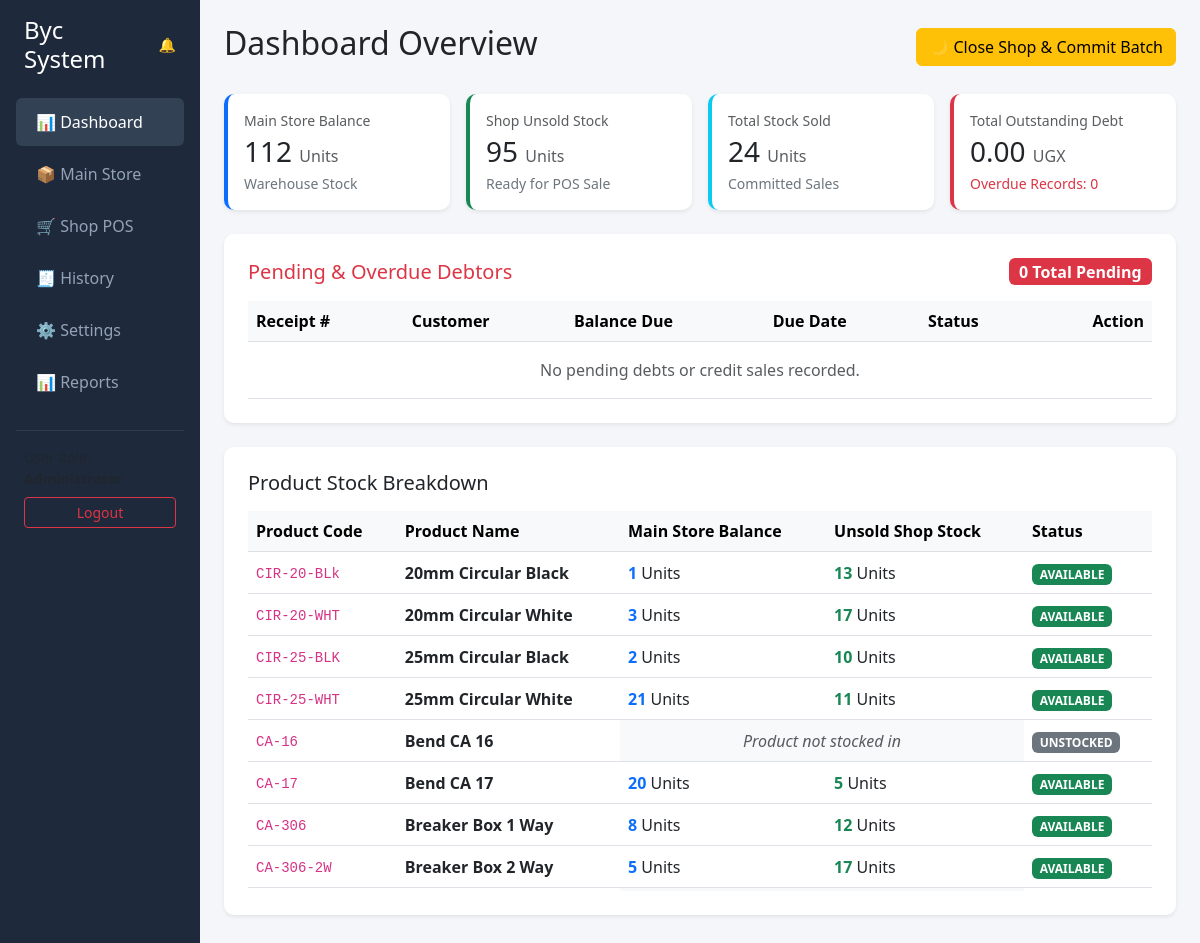
/ (signed in), run on the app's committed database.
### core/models.py (models this page shows, shortened)
class Product(models.Model):
    product_code = models.CharField(max_length=50, unique=True)
    product_name = models.CharField(max_length=150)
    category = models.CharField(max_length=100, blank=True, null=True)
    min_stock_level = models.PositiveIntegerField(default=10)
    default_unit_price = models.DecimalField(max_digits=12, decimal_places=2, default=0.00)
    created_at = models.DateTimeField(auto_now_add=True)
    @property
    def main_store_stock(self):
        total_in = self.stockin_set.aggregate(total=models.Sum('quantity'))['total'] or 0
        total_out = self.stockout_set.aggregate(total=models.Sum('quantity'))['total'] or 0
        return total_in - total_out
    @property
    def shop_stock(self):
        total_transferred = self.stockout_set.aggregate(total=models.Sum('quantity'))['total'] or 0
        total_sold = SaleItem.objects.filter(
            product=self,
            sale__is_refunded=False
        ).aggregate(total=models.Sum('quantity'))['total'] or 0
        return total_transferred - total_sold

### core/views.py (the view)
# urls.py: path('', views.dashboard_view, name='dashboard'),
@login_required
def dashboard_view(request):
    products = Product.objects.all().order_by('product_name')
    total_main_store_stock = sum(p.main_store_stock for p in products)
    total_shop_stock = sum(p.shop_stock for p in products)
    total_sales_amount = Sale.objects.filter(is_refunded=False).aggregate(total=Sum('amount_paid'))['total'] or Decimal('0.00')
    total_stock_sold = SaleItem.objects.filter(sale__is_refunded=False).aggregate(total=Sum('quantity'))['total'] or 0
    pending_sales = Sale.objects.filter(balance_due__gt=0, is_refunded=False).order_by('due_date')
    total_pending_credit = pending_sales.aggregate(total=Sum('balance_due'))['total'] or Decimal('0.00')
    overdue_count = pending_sales.filter(due_date__lt=timezone.now().date()).count()
    context = {
        'products': products,
        'total_main_store_stock': total_main_store_stock,
        'total_shop_stock': total_shop_stock,
        'total_sales_amount': total_sales_amount,
        'total_stock_sold': total_stock_sold,
        'total_pending_credit': total_pending_credit,
        'overdue_count': overdue_count,
        'pending_sales': pending_sales[:10],
    }
    return render(request, 'core/dashboard.html', context)

### core/models.py (called while the page is built)
    @property
    def is_cashier(self):
        return self.is_superuser or self.role in ['shop', 'admin']

### core/templates/core/dashboard.html (shortened to what this page needs)
{% extends 'core/base.html' %}
{% block content %}
<div class="d-flex justify-content-between align-items-center mb-4">
    <h2>Dashboard Overview</h2>
    {% if user.is_cashier %}
    <form action="{% url 'close_shop' %}" method="post">
        <button type="submit" class="btn btn-warning" onclick="return confirm('Confirm close shop for today? This will commit all daytime sales.')">🌙 Close Shop & Commit Batch</button>
    </form>
    {% endif %}
</div>
<div class="row g-3 mb-4">
    <div class="col-md-3">
        <div class="card card-kpi p-3 bg-white border-start border-primary border-4 shadow-sm">
            <span class="text-muted small">Main Store Balance</span>
            <h3 class="my-1"><span id="kpi-main-store">{{ total_main_store_stock }}</span> <small class="fs-6 text-muted">Units</small></h3>
            <span class="text-secondary small">Warehouse Stock</span>
        </div>
    </div>
    <div class="col-md-3">
        <div class="card card-kpi p-3 bg-white border-start border-success border-4 shadow-sm">
            <span class="text-muted small">Shop Unsold Stock</span>
            <h3 class="my-1"><span id="kpi-shop-stock">{{ total_shop_stock }}</span> <small class="fs-6 text-muted">Units</small></h3>
            <span class="text-secondary small">Ready for POS Sale</span>
        </div>
    </div>
    <div class="col-md-3">
        <div class="card card-kpi p-3 bg-white border-start border-info border-4 shadow-sm">
            <span class="text-muted small">Total Stock Sold</span>
            <h3 class="my-1"><span id="kpi-stock-sold">{{ total_stock_sold }}</span> <small class="fs-6 text-muted">Units</small></h3>
            <span class="text-secondary small">Committed Sales</span>
        </div>
    </div>
    <div class="col-md-3">
        <div class="card card-kpi p-3 bg-white border-start border-danger border-4 shadow-sm">
            <span class="text-muted small">Total Outstanding Debt</span>
            <h3 class="my-1"><span id="kpi-pending-credit">{{ total_pending_credit }}</span> <small class="fs-6 text-muted">UGX</small></h3>
            <span class="text-danger small">Overdue Records: <span id="kpi-overdue-count">{{ overdue_count }}</span></span>
        </div>
    </div>
</div>
<div class="card card-kpi bg-white p-4 shadow-sm mb-4">
    <div class="d-flex justify-content-between align-items-center mb-3">
        <h5 class="mb-0 text-danger">Pending & Overdue Debtors</h5>
        <span class="badge bg-danger fs-6" id="pending-count-badge">{{ pending_sales|length }} Total Pending</span>
    </div>
    <div class="table-responsive" style="max-height: 320px; overflow-y: auto;">
        <table class="table table-hover align-middle mb-0">
            <thead class="table-light" style="position: sticky; top: 0; z-index: 1;">
                <tr>
                    <th class="bg-light">Receipt #</th>
                    <th class="bg-light">Customer</th>
                    <th class="bg-light">Balance Due</th>
                    <th class="bg-light">Due Date</th>
                    <th class="bg-light">Status</th>
                    <th class="bg-light text-end">Action</th>
                </tr>
            </thead>
            <tbody id="debtors-tbody">
                {% for sale in pending_sales %}
                <tr id="debtor-row-{{ sale.id }}">
                    <td><code>{{ sale.receipt_number }}</code></td>
                    <td>
                        <strong>
                            {% if sale.customer %}
                                {{ sale.customer.name }}
                            {% elif sale.customer_name_raw %}
                                {{ sale.customer_name_raw }}
                            {% else %}
                                Walk-in Customer
                            {% endif %}
                        </strong>
                    </td>
                    <td class="fw-bold text-danger"><span class="sale-balance">{{ sale.balance_due }}</span> UGX</td>
                    <td>{{ sale.due_date|date:"d-M-Y"|default:"N/A" }}</td>
                    <td>
                        {% if sale.is_overdue %}
                            <span class="badge bg-danger">OVERDUE</span>
                        {% else %}
                            <span class="badge bg-warning text-dark">PENDING</span>
                        {% endif %}
                    </td>
                    <td class="text-end">
                        <button class="btn btn-sm btn-outline-success"
                                onclick="openPaymentModal('{{ sale.id }}', '{{ sale.receipt_number }}', '{{ sale.balance_due }}')">
                            💳 Pay Debt
                        </button>
                    </td>
                </tr>
                {% empty %}
                <tr id="no-debtors-row">
                    <td colspan="6" class="text-center text-muted py-3">No pending debts or credit sales recorded.</td>
                </tr>
                {% endfor %}
            </tbody>
        </table>
    </div>
</div>
<div class="card card-kpi bg-white p-4 shadow-sm mb-4">
    <h5 class="mb-3">Product Stock Breakdown</h5>
    <div class="table-responsive" style="max-height: 380px; overflow-y: auto;">
        <table class="table table-hover align-middle mb-0">
            <thead class="table-light" style="position: sticky; top: 0; z-index: 1;">
                <tr>
                    <th class="bg-light">Product Code</th>
                    <th class="bg-light">Product Name</th>
                    <th class="bg-light">Main Store Balance</th>
                    <th class="bg-light">Unsold Shop Stock</th>
                    <th class="bg-light">Status</th>
                </tr>
            </thead>
            <tbody id="product-stock-tbody">
                {% for product in products %}
                <tr id="product-row-{{ product.id }}">
                    <td><code>{{ product.product_code|default:"N/A" }}</code></td>
                    <td><strong>{{ product.product_name }}</strong></td>
                    {% if product.main_store_stock == 0 and product.shop_stock == 0 %}
                        <td colspan="2" class="text-center text-muted fst-italic bg-light">Product not stocked in</td>
                        <td><span class="badge bg-secondary">UNSTOCKED</span></td>
                    {% else %}
                        <td>
                            {% if product.main_store_stock > 0 %}
                                <span class="fw-bold text-primary">{{ product.main_store_stock }}</span> Units
                            {% else %}
                                <span class="text-muted">0 Units</span>
                            {% endif %}
                        </td>
                        <td>
                            {% if product.shop_stock > 0 %}
                                <span class="fw-bold text-success">{{ product.shop_stock }}</span> Units
                            {% else %}
                                <span class="text-danger fw-bold">Out of Stock</span>
                            {% endif %}
                        </td>
                        <td>
                            {% if product.shop_stock > 0 %}
                                <span class="badge bg-success">AVAILABLE</span>
                            {% elif product.main_store_stock > 0 %}
                                <span class="badge bg-warning text-dark">STORE ONLY</span>
                            {% else %}
                                <span class="badge bg-danger">OUT OF STOCK</span>
                            {% endif %}
                        </td>
                    {% endif %}
                </tr>
                {% empty %}
                <tr>
                    <td colspan="5" class="text-center text-muted py-3">No products registered in system yet.</td>
                </tr>
                {% endfor %}
            </tbody>
        </table>
    </div>
</div>
{% endblock %}

### core/templates/core/base.html (style rules this page uses)
body { background-color: #f4f6f9; font-family: 'Segoe UI', Tahoma, Geneva, Verdana, sans-serif; }
.card-kpi { border: none; border-radius: 10px; box-shadow: 0 4px 6px rgba(0,0,0,0.05); }

### data on the page
Product: product_code "CIR-20-BLk", product_name "20mm Circular Black", main_store_stock "1", shop_stock "13", shows "AVAILABLE"
Product: product_code "CIR-20-WHT", product_name "20mm Circular White", main_store_stock "3", shop_stock "17", shows "AVAILABLE"
Product: product_code "CIR-25-BLK", product_name "25mm Circular Black", main_store_stock "2", shop_stock "10", shows "AVAILABLE"
Product: product_code "CIR-25-WHT", product_name "25mm Circular White", main_store_stock "21", shop_stock "11", shows "AVAILABLE"
Product: product_code "CA-16", product_name "Bend CA 16", shows "Product not stocked in"
Product: product_code "CA-17", product_name "Bend CA 17", main_store_stock "20", shop_stock "5", shows "AVAILABLE"
Product: product_code "CA-306", product_name "Breaker Box 1 Way", main_store_stock "8", shop_stock "12", shows "AVAILABLE"
Product: product_code "CA-306-2W", product_name "Breaker Box 2 Way", main_store_stock "5", shop_stock "17", shows "AVAILABLE"

### other printed values
{{ total_main_store_stock }} "112"
{{ total_shop_stock }} "95"
{{ total_stock_sold }} "24"
{{ total_pending_credit }} "0.00"
{{ overdue_count }} "0"
{{ pending_sales|length }} "0"
